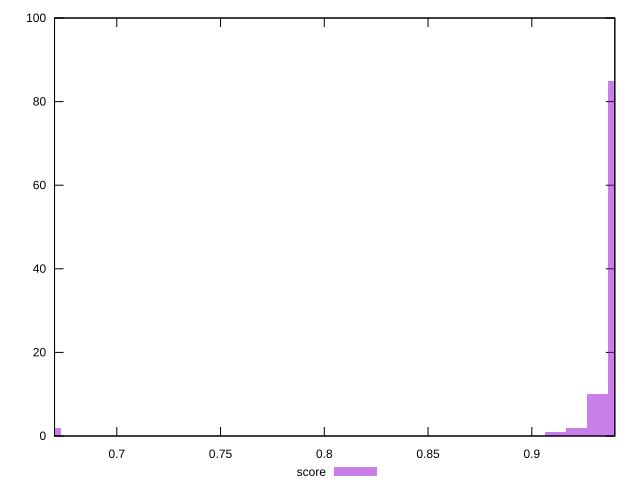

Here is the gnuplot script that generated this plot:
reset

$score <<EOF
0.6682334938890511 2
0.9213522415742977 2
0.9416017413891175 85
0.9314769914817076 10
0.9112274916668879 1
EOF

set key outside below
set boxwidth 0.010124749907409865
set xrange [0.67:0.94]
set yrange [0:100]
set trange [0:100]
set style fill transparent solid 0.5 noborder
set terminal svg size 640, 490 enhanced background rgb 'white'
set output "report_00019_2021-02-10T18-14-37.922Z//first-meaningful-paint/samples/pages+cached/score/histogram.svg"

plot $score title "score" with boxes

reset
